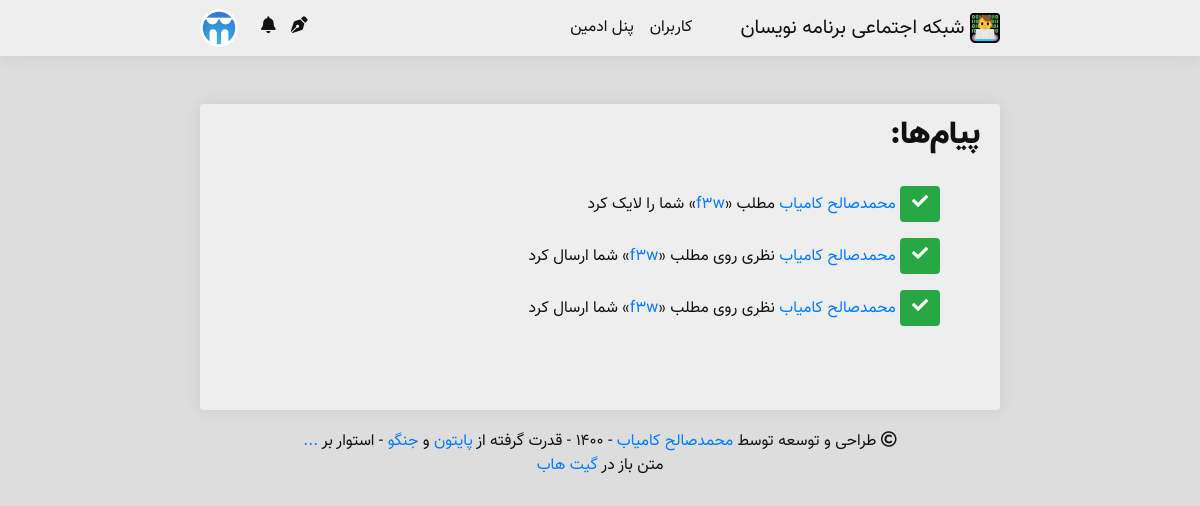
Page /user/notifications/all/?page=1/ (signed in) on the committed database.
### main/models.py (models this page shows, shortened)
class Person(models.Model):
    YEARS = []
    for year in range(1330, 1395):
        YEARS.append((str(year), str(year)),)
    YEARS = tuple(YEARS)
    username = models.CharField(max_length = 50, verbose_name = 'نام کاربری')
    avatar = models.ImageField(upload_to = 'avatars/', blank = True, verbose_name = 'آواتار')
    name = models.CharField(max_length = 50, verbose_name = 'نام')
    public_email = models.CharField(max_length = 100, null = True, blank = True, verbose_name = 'پست الکترونیک')
    mobile = models.CharField(max_length = 11, null = True, blank = True, verbose_name = 'شماره تماس')
    description = models.CharField(max_length = 200, null = True, blank = True, verbose_name = 'توضیحات')
    year_of_born = models.CharField(max_length = 4, choices = YEARS, null = True, blank = True, verbose_name = 'سال تولد')
    gender = models.CharField(max_length = 10, null = True, blank = True, verbose_name = 'جنسیت')
    join_time = jmodels.jDateTimeField(default = timezone.now, verbose_name = 'زمان عضویت')
    work = models.CharField(max_length = 50, null = True, blank = True, verbose_name = 'تخصص')
    skills = models.ManyToManyField('Skill', blank = True, verbose_name = 'مهارت‌ها')
    rezome = models.TextField(null = True, blank = True, default = '', verbose_name = 'رزومه')
    likes = models.ManyToManyField('Post', blank = True, verbose_name = 'لایک‌ها')
    viewed_posts = models.ManyToManyField('Post', related_name = 'views_post', blank = True, verbose_name = 'مطالب مشاهده شده')
    following = models.ManyToManyField('Person', blank = True, verbose_name = 'دنبال شوندگان')
    len_following = models.CharField(max_length = 10, default = 0, verbose_name = 'تعداد دنبال شوندگان')
    followers = models.ManyToManyField('Person', related_name = 'folllowers', blank = True, verbose_name = 'دنبال کنندگان')
    len_followers = models.CharField(max_length = 10, default = 0, verbose_name = 'تعداد دنبال کنندگان')
    github = models.URLField(null = True, blank = True, verbose_name = 'گیت‌هاب')
    gitlab = models.URLField(null = True, blank = True, verbose_name = 'گیت‌لب')
    stackowerflow = models.URLField(null = True, blank = True, verbose_name = 'استک اورفلو')
    linkedin = models.URLField(null = True, blank = True, verbose_name = 'لینکدین')
    dev = models.URLField(null = True, blank = True, verbose_name = 'جامعه دِو')
    website = models.URLField(null = True, blank = True, verbose_name = 'وبسایت')
    class Meta:
        verbose_name = 'فرد'
        verbose_name_plural = 'افراد'

class Notification(models.Model):
    givver = models.ForeignKey('Person', on_delete = models.SET_NULL, null = True, verbose_name = 'گیرنده')
    message = models.TextField(verbose_name = 'متن پیام')
    notif_type = models.CharField(max_length = 10, null = True, default = None, verbose_name = 'نوع')
    done = models.BooleanField(default = False, verbose_name = 'خوانده شده')
    class Meta:
        verbose_name = 'پیام'
        verbose_name_plural = 'پیام‌ها'

### persons/views.py (the view)
# urls.py: path('notifications/all/?page=<int:page>/', views.all_notifications, name = 'all_notifications'),
@login_required
def all_notifications(request, page):
    person = Person.objects.get(username = request.user.username)
    notifications = Notification.objects.filter(givver = person).order_by('-id')
    paginate = Paginator(notifications, 3)
    context = {
        'notifications': paginate.page(page),
    }
    mskf.add_notification_availability_to_context(request, context)
    mskf.add_authenticated_user_to_context(request, context)
    return render(request, 'person/notifications/list.html', context)

### main/functions.py (called while the page is built)
    def add_notification_availability_to_context(request, context):
        if request.user.is_authenticated:
            person = Person.objects.get(username=request.user.username)
            notification = Notification.objects.filter(
                givver=person,
                done=False)
            new_notif = False
            if len(notification) > 0:
                new_notif = True
            context['new_notif'] = new_notif
            context['notif_len'] = len(notification)

    def add_authenticated_user_to_context(request, context):
        if request.user.is_authenticated:
            authenticated_user = Person.objects.get(username=request.user.username)
            context['authenticated_user'] = authenticated_user

### media/template/person/notifications/list.html (shortened to what this page needs)
{% extends 'main.html' %}
{% load static %}
{% block body %}
<div class="body  border-gray">
<h2>پیام‌ها:</h2><br/>
<ul style="list-style-type: none;" class="infinite-container">
    {% for notification in notifications.object_list %}
        <li class="infinite-item">
            <p>
                {% if notification.done == True %}
                    <button type="button" class="btn btn-success  border-gray"><i class="fas fa-check"></i></button>
                {% endif %}
                {{ notification.message | safe }}
            </p>
        </li>
    {% endfor %}
</ul>
<br/>
{% if notifications.has_next %}
    <div class="d-flex justify-content-center" style="display:none;">
    </div>
{% endif %}
</div>
{% endblock %}

### media/template/partials/navigation.html (shortened to what this page needs)
{% load static %}
<nav class="navbar navbar-expand-lg navbar-light  border-gray">
    <div class="wrp">
    <a class="navbar-brand" href="{% url 'index' %}">
        <img src="{% static 'img/programmers-social_logo.svg' %}" width="30" height="30" class="programmers-social_logo d-inline-block align-top" alt="شبکه اجتماعی برنامه نویسان" loading="lazy">
        شبکه اجتماعی برنامه نویسان
    </a>
    <div class="collapse navbar-collapse" id="navbarText">
        <ul class="navbar-nav mr-auto">
            <li class="nav-item">
                <a class="nav-link" href="{% url 'person:all_persons' 1 %}">کاربران</a>
            </li>
            {% if perms.admin %}
                <li class="nav-item">
                    <a class="nav-link" href="/admin/">پنل ادمین</a>
                </li>
            {% endif %}
        </ul>
    </div>
    <form class="form-inline">
        {% if user.is_authenticated %}
        <div class="tooltip" style="margin-left: 15px;">
            <a class="notification my-2" href="{% url 'person:post:new_post' %}"><i class="fas fa-pen-nib"></i></a>
        </div>
            <a href="{% url 'person:profile_detail' user.username %}">
                {% if new_notif %}
                    <div class="tooltip" style="margin-left: 15px;">
                        <a class="notification" href="{% url 'person:new_notifications' %}">
                            <span><i class="fas fa-bell"></i>
                            <span class="badge badge-light badge-notif">{{ notif_len }}</span>
                        </a>
                        <span class="tooltiptext">پیام جدید!</span>
                    </div>
                {% else %}
                    <div class="tooltip" style="margin-left: 15px;">
                        <a class="notification" href="{% url 'person:all_notifications' 1 %}"><i class="fas fa-bell"></i></a>
                    </div>
                {% endif %}
            </a>
            <div class="dropdown">
                <a>
                    {% if authenticated_user.avatar.url != None %}
                        <img class="avatar mr-sm-2" type="button" src="{{ authenticated_user.avatar.url }}" width="38px" height="38px">
                    {% else %}
                        <img class="avatar mr-sm-2" type="button" src="/cloud/avatars/default_avatar.png/" width="38px" height="38px">
                    {% endif %}
                </a>
            </div>
        {% endif %}
    </form></div>
</nav>
<br/><br/>

### media/static/css/style.css (style rules this page uses)
:root { --primary: #791FFF; --primary-hover: #5115aa; --primary-shadow: #791FFF50; --dark: #111; --body-background: #ddd; --light: #eee; --light-hover: #fff; --border-color: rgba(0, 0, 0, 0.125); }
body { font-family: Vazir FD; text-align: right; background: var(--body-background); color: var(--dark) }
h1, h2, h3, h4, h5, h6 { font-family: Vazir Black FD; font-weight: 900; }
.wrp { margin: auto; width: 800px; display: inherit; }
.body { border-radius: .25rem; padding: .75rem 1.25rem; background-color: var(--light); box-shadow: 0 0 1rem 0 rgba(0, 0, 0, .075); width: 100%; margin-bottom: 10px; }
a, p, img, h1, h2, h3, h4, h5, h6 { transition: .3s; color: var(--dark); text-decoration: none !important; }
a { color: #007bff; }
.avatar { max-width: unset !important; border-radius: 100% !important; margin-top: 0 !important; margin-bottom: 0 !important; }
.navbar-brand { margin-right: 0; }
.mr-auto, .mx-auto { margin-left: auto !important; margin-right: 0 !important; }
.navbar { position: sticky; top: 0; z-index: 999; border-bottom: 1px solid rgba(0, 0, 0, .125); background-color: var(--light); color: var(--dark); box-shadow: 0 0 1rem 0 rgba(0, 0, 0, .075); }
.navbar-light .navbar-brand { color: var(--dark); }
.navbar-light .navbar-nav .nav-link { color: var(--dark); }
.notification { color: var(--dark); font-size: larger; }
.border-gray { border-color: var(--border-color); border-width: 0; }
@media (min-width: 924px) { .navbar-expand-lg .navbar-collapse { display: -ms-flexbox!important; display: flex!important; -ms-flex-preferred-size: auto; flex-basis: auto; } }
@media (min-width: 924px) { .navbar-expand-lg .navbar-nav { -ms-flex-direction: row; flex-direction: row; } }
@media (min-width: 924px) { .navbar-expand-lg .navbar-nav .nav-link { padding-right: .5rem; padding-left: .5rem; } }
.dropdown { position: relative; float: left; direction: ltr; }
.tooltip { position: relative; display: inline-block; opacity: 1; z-index: 1; }

### rows in the picture
Person: avatar (picture)
Notification: done True (drawn), message "محمدصالح کامیاب مطلب « f3w » شما را لایک کرد"
Notification: done True (drawn), message "محمدصالح کامیاب نظری روی مطلب « f3w » شما ارسال کرد"
Notification: done True (drawn), message "محمدصالح کامیاب نظری روی مطلب « f3w » شما ارسال کرد"
